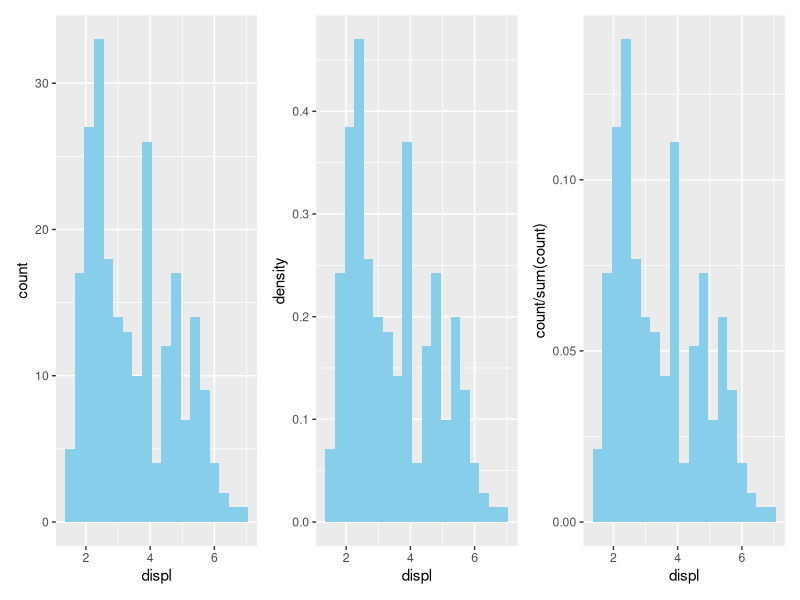
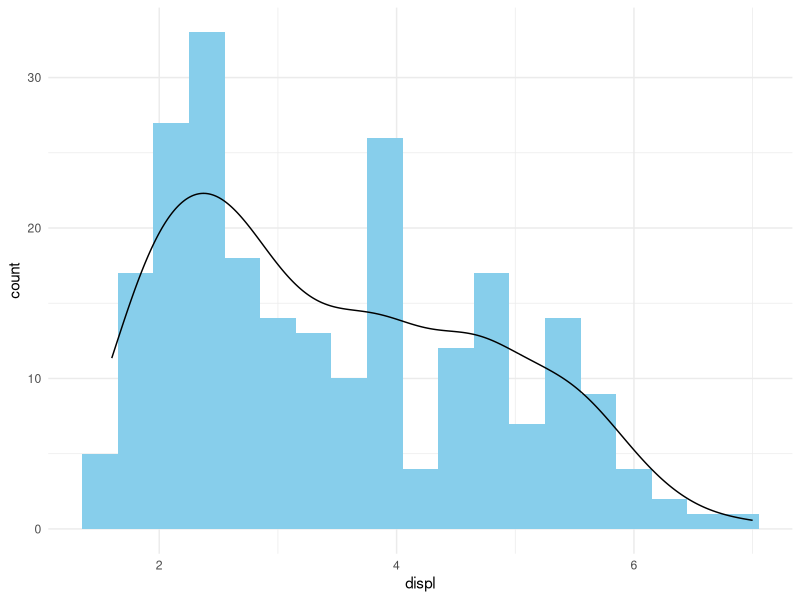
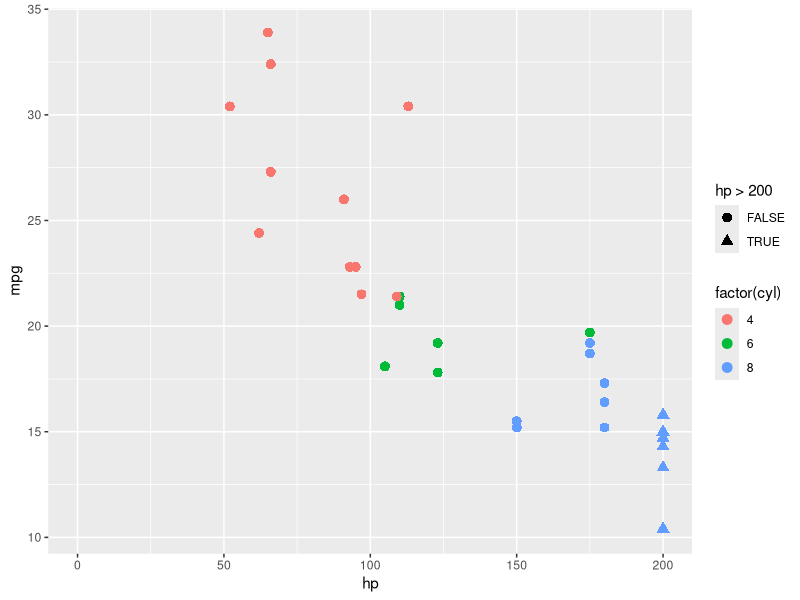

Write R code to recreate these figures, in order.
## ---- chunk 1
library(ggplot2)
library(dplyr)
library(patchwork)
## ---- chunk 2
bw <- .3

h1 <- ggplot(mpg) +
  aes(x = displ) +
  geom_histogram(binwidth = bw, fill = "skyblue")

## histogram with density
h2 <- ggplot(mpg) +
  aes(x = displ) +
  geom_histogram(aes(y = after_stat(density)),
                 binwidth = bw, fill = "skyblue")

## histogram with proportion
h3 <- ggplot(mpg) +
  aes(x = displ) +
  geom_histogram(aes(y = after_stat(count / sum(count))),
                 binwidth = bw, fill = "skyblue")

h1 + h2 + h3

## histogram with density curve
ggplot(mpg) +
  aes(displ) +
	geom_histogram(aes(y = after_stat(count)), 
	               binwidth = bw, fill = "skyblue") +
	geom_density(aes(y = after_stat(count) * bw)) +
	theme_minimal()
## ---- chunk 3
ggplot(mtcars) + 
  aes(x = hp, y = mpg, color = factor(cyl), shape = hp > 200) + geom_point(size = 3) + scale_x_continuous(limits = c(0, 200), oob = scales::oob_squish)
